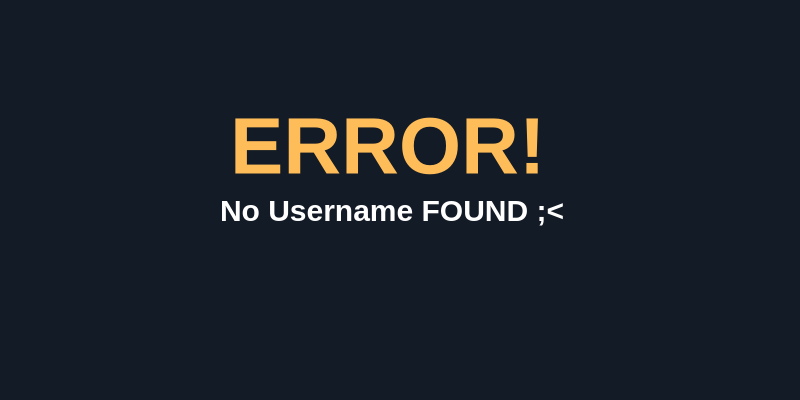
<?xml version="1.0" encoding="UTF-8"?>
<ui version="4.0">
 <class>UsernameError</class>
 <widget class="QDialog" name="UsernameError">
  <property name="geometry">
   <rect>
    <x>0</x>
    <y>0</y>
    <width>800</width>
    <height>400</height>
   </rect>
  </property>
  <property name="windowTitle">
   <string>Dialog</string>
  </property>
  <property name="styleSheet">
   <string notr="true">QDialog{
	background-color:#131B26;
}</string>
  </property>
  <widget class="QLabel" name="labelheading">
   <property name="geometry">
    <rect>
     <x>230</x>
     <y>90</y>
     <width>321</width>
     <height>111</height>
    </rect>
   </property>
   <property name="styleSheet">
    <string notr="true">QLabel#labelheading{
	color: #FFBD59;
	font-size: 80px;
	font-weight: 800;
	font-family: 'Lato';
}</string>
   </property>
   <property name="text">
    <string>ERROR!</string>
   </property>
  </widget>
  <widget class="QLabel" name="labelpara">
   <property name="geometry">
    <rect>
     <x>220</x>
     <y>180</y>
     <width>541</width>
     <height>61</height>
    </rect>
   </property>
   <property name="styleSheet">
    <string notr="true">QLabel#labelpara{
	color: #fff;
	font-size: 30px;
	font-weight: 600;
	font-family: 'Lato';
}</string>
   </property>
   <property name="text">
    <string>No Username FOUND ;&lt;</string>
   </property>
  </widget>
 </widget>
 <resources/>
 <connections/>
</ui>
